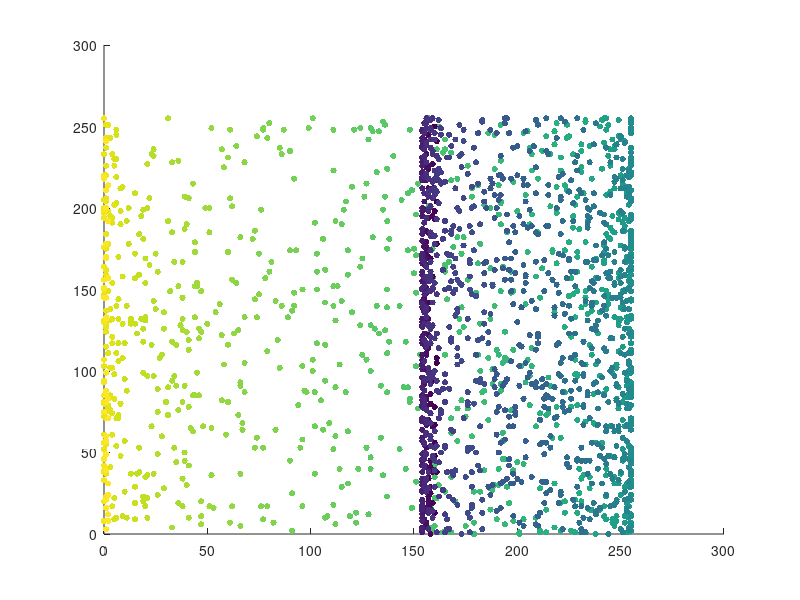

MATLAB code to generate this figure: (Note: this script raises an error after producing the figure.)
clc; 
clear all; 
close all;

addpath toolbox_general; 
addpath toolbox_graph; 
addpath toolbox_signal; 

%% The Manifold
n = 2000;
x = rand(2,n);
X  = zeros(3,n);

%Swiss Roll
v = 2*pi/2 * (.1 + 2*x(1,:));
X(2,:) = 1 * x(2,:);
X(1,:) = - cos( v ) .* v;
X(3,:) = sin( v ) .* v;

%Parabaloid 
% v = sqrt(x(1,:).^2+x(2,:).^2); 
% X(1,:) = x(1,:); 
% X(2,:) = x(2,:); 
% X(3,:) = x(1,:).^2 + x(2,:).^2; 

%Uniformly Sampled Plane (debug) 
% [x y] = meshgrid(1:sqrt(n), 1:sqrt(n)); 
% X(1,:) = x(:); 
% X(2,:) = y(:);
% v = X(1,:); 


%% Create the dataset for DrLIM 
%the points and colors 
data = X';
data = (data - repmat(min(data), [size(data,1), 1]))./(repmat(range(data),[size(data,1), 1])); 
data = uint8(256*data); 
%Point colors 
v = 50*((v-min(v))/range(v)); 
labels = uint8(v'); 

X = double(data'); 

%Display Parameters
ms = 20;
lw = 1.0;
v1 = -15; v2 = 20;

%Plot
% clf;
% % scatter3(X(1,:),X(2,:),X(3,:),ms,v, 'filled');
% colormap jet(256);
% view(v1,v2); axis('equal'); axis('off');

%Compute Euclidean Distances 
D1 = repmat(sum(X.^2,1),n,1);
D1 = sqrt(D1 + D1' - 2*(X'*X));

% Nearst Neighbors 
k = 5;
[DNN,NN] = sort(D1);
NN = NN(2:k+1,:);
DNN = DNN(2:k+1,:);

%Similar pairs 
B = repmat(1:n, [k 1]);
pairs = [B(:), NN(:)]; 
%Change to zero index for lush 
pairs = pairs - 1; 

% pairs(:,2) = [randperm(5000) randperm(5000) randperm(5000) randperm(5000) randperm(5000)]';

dlmwrite('data.txt', data, 'delimiter', ' ');
dlmwrite('labels.txt', labels, 'delimiter', ' ');
dlmwrite('pairs.txt', pairs, 'delimiter', ' ');
%% 

A = sparse(B(:), NN(:), ones(k*n,1));

%Metric on the graph 
W = sparse(B(:), NN(:), DNN(:));

options.lw = lw;
options.ps = 0.01;
options.col = 'r-'; 
clf; hold on;
scatter3(data(:,1),data(:,2),data(:,3),ms,v, 'filled');
% plot_graph(A, X, options);
colormap jet(256);
view(v1,v2); axis('equal'); %axis('off');
zoom(.8);
set(gcf,'Color',[0,0,0])

% %Compute geodesic
% D = full(W);
% D = (D+D')/2;
% %Initialize distance matrix
% D(D==0) = Inf;
% %Add connection between self 
% D = D - diag(diag(D));
% 
% farthestPreviousHop = 1:n;
% farthestNextHop = 1:n; 
% 
% %% Find a good starting and end point 
% % Start point 
% s = [0; 12; 0]; 
% ds = X - repmat(s,[1,n]); 
% [~ , src] = min(diag(ds'*ds)); 
% %End point
% d = [0; 12; 8]; 
% dd = X - repmat(d,[1,n]);
% [~ , dst] = min(diag(dd'*dd)); 
% %%
% 
% [path, totalCost, farthestPreviousHop, farthestNextHop] =...
%     dijkstra(n, D, src, dst, farthestPreviousHop, farthestNextHop);
% 
%Plot
% clf;
% scatter3(X(1,:),X(2,:),X(3,:),ms,v, 'filled');
% colormap hot(256);
% view(v1,v2); axis('equal'); axis('off');
% set(gcf,'Color',[1,1,1])
% hold on; 

% seg(:,1) = X(:,src); 
% seg(:,2) = X(:,dst); 

% plot3(X(1,path),X(2,path),X(3,path),'b','MarkerSize',5 , 'LineWidth', 5)

% plot3(seg(1,:),seg(2,:),seg(3,:),'g','MarkerSize',5 , 'LineWidth', 5)

plot_graph(A, X, options);

axis on;